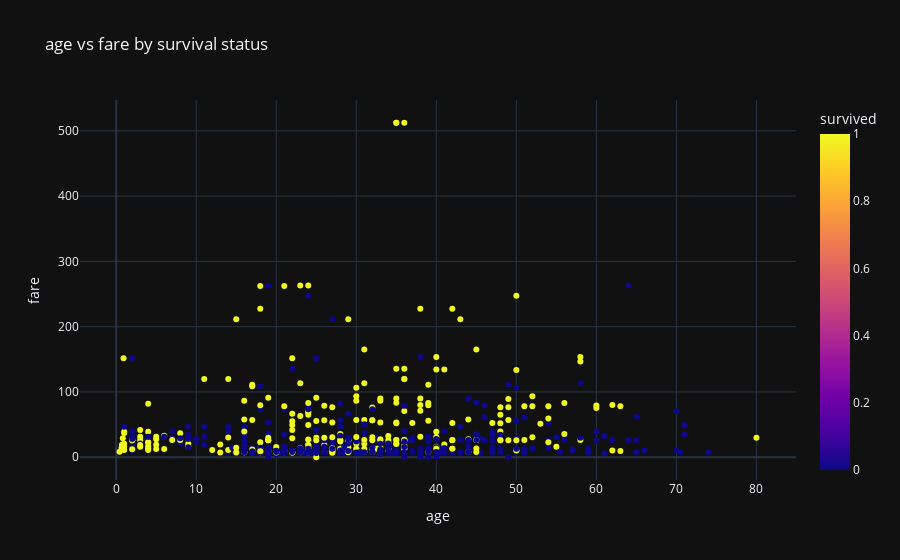

Source (notebook cell):
### Code cell
px.scatter(df, x='age', y='fare', color='survived',
           title='age vs fare by survival status',template='plotly_dark')

### Figure 1 — Plotly figure (JSON) as saved in the notebook; plotly's stock layout.template omitted (floating-point values rounded to 4 significant figures; data arrays with more than 128 entries replaced by an {"elided": "..."} marker saying what was removed)
{"data": [{"hovertemplate": "age=%{x}<br>fare=%{y}<br>survived=%{marker.color}<extra></extra>", "legendgroup": "", "marker": {"color": {"elided": "891 int values"}, "coloraxis": "coloraxis", "symbol": "circle"}, "mode": "markers", "name": "", "orientation": "v", "showlegend": false, "type": "scatter", "x": {"elided": "891 float values"}, "xaxis": "x", "y": {"elided": "891 float values"}, "yaxis": "y"}], "layout": {"coloraxis": {"colorbar": {"title": {"text": "survived"}}, "colorscale": [[0, "#0d0887"], [0.1111, "#46039f"], [0.2222, "#7201a8"], [0.3333, "#9c179e"], [0.4444, "#bd3786"], [0.5556, "#d8576b"], [0.6667, "#ed7953"], [0.7778, "#fb9f3a"], [0.8889, "#fdca26"], [1, "#f0f921"]]}, "legend": {"tracegroupgap": 0}, "title": {"text": "age vs fare by survival status"}, "xaxis": {"anchor": "y", "domain": [0, 1], "title": {"text": "age"}}, "yaxis": {"anchor": "x", "domain": [0, 1], "title": {"text": "fare"}}}}
